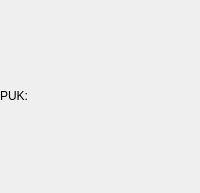
           <widget class="QWidget" name="basicReaderPukPage">
            <layout class="QVBoxLayout" name="verticalLayout_18">
             <property name="spacing">
              <number>0</number>
             </property>
             <property name="leftMargin">
              <number>0</number>
             </property>
             <property name="topMargin">
              <number>0</number>
             </property>
             <property name="rightMargin">
              <number>0</number>
             </property>
             <property name="bottomMargin">
              <number>0</number>
             </property>
             <item>
              <spacer name="verticalSpacer_16">
               <property name="orientation">
                <enum>Qt::Vertical</enum>
               </property>
               <property name="sizeHint" stdset="0">
                <size>
                 <width>20</width>
                 <height>85</height>
                </size>
               </property>
              </spacer>
             </item>
             <item>
              <layout class="QHBoxLayout" name="horizontalLayout">
               <item>
                <widget class="QLabel" name="pukEditLabel">
                 <property name="focusPolicy">
                  <enum>Qt::TabFocus</enum>
                 </property>
                 <property name="text">
                  <string>PUK:</string>
                 </property>
                </widget>
               </item>
               <item>
                <widget class="governikus::PasswordEdit" name="pukEdit"/>
               </item>
               <item>
                <widget class="QToolButton" name="pukRandomPinButton">
                 <property name="focusPolicy">
                  <enum>Qt::StrongFocus</enum>
                 </property>
                 <property name="accessibleName">
                  <string>open on screen keyboard</string>
                 </property>
                 <property name="autoRaise">
                  <bool>true</bool>
                 </property>
                </widget>
               </item>
               <item>
                <spacer name="horizontalSpacer">
                 <property name="orientation">
                  <enum>Qt::Horizontal</enum>
                 </property>
                 <property name="sizeHint" stdset="0">
                  <size>
                   <width>40</width>
                   <height>20</height>
                  </size>
                 </property>
                </spacer>
               </item>
              </layout>
             </item>
             <item>
              <spacer name="verticalSpacer_15">
               <property name="orientation">
                <enum>Qt::Vertical</enum>
               </property>
               <property name="sizeHint" stdset="0">
                <size>
                 <width>20</width>
                 <height>85</height>
                </size>
               </property>
              </spacer>
             </item>
            </layout>
           </widget>
